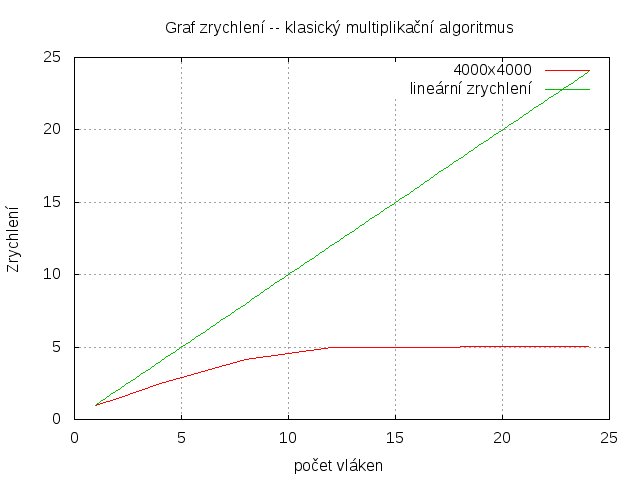

Write the gnuplot code that produced this figure.
set term png
set output "classic-acc.png"
set grid  xtics ytics
set   autoscale                        # scale axes automatically
unset log                              # remove any log-scaling
unset label                            # remove any previous labels
set xtic auto                          # set xtics automatically
set ytic auto                          # set ytics automatically
set title "Graf zrychlení -- klasický multiplikační algoritmus"
set xlabel "počet vláken"
set ylabel "Zrychlení"

plot "classic-4000-acc" using 1:2 title '4000x4000' with line, 1*x title 'lineární zrychlení'

#, "classic-2000" using 2:1 title '2000x2000' with line, "classic-3000" using 2:1 title '3000x3000' with line, "classic-4000" using 2:1 title '4000x4000' with line